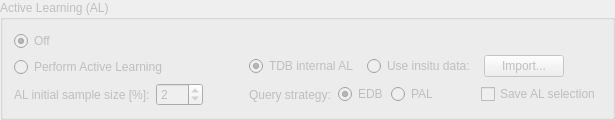
    <widget class="QGroupBox" name="AL_Box">
     <property name="enabled">
      <bool>false</bool>
     </property>
     <property name="sizePolicy">
      <sizepolicy hsizetype="Preferred" vsizetype="Preferred">
       <horstretch>0</horstretch>
       <verstretch>0</verstretch>
      </sizepolicy>
     </property>
     <property name="title">
      <string>Active Learning (AL)</string>
     </property>
     <layout class="QGridLayout" name="gridLayout_4">
      <item row="2" column="1">
       <widget class="QSpinBox" name="sbInitSamples">
        <property name="enabled">
         <bool>false</bool>
        </property>
        <property name="maximum">
         <number>100</number>
        </property>
        <property name="value">
         <number>2</number>
        </property>
       </widget>
      </item>
      <item row="2" column="0">
       <widget class="QLabel" name="lblInitSamples">
        <property name="enabled">
         <bool>false</bool>
        </property>
        <property name="text">
         <string>AL initial sample size [%]:</string>
        </property>
       </widget>
      </item>
      <item row="2" column="2">
       <widget class="QFrame" name="frameQueryStrat">
        <property name="frameShape">
         <enum>QFrame::NoFrame</enum>
        </property>
        <property name="frameShadow">
         <enum>QFrame::Plain</enum>
        </property>
        <property name="lineWidth">
         <number>0</number>
        </property>
        <layout class="QHBoxLayout" name="horizontalLayout_5">
         <property name="spacing">
          <number>3</number>
         </property>
         <property name="leftMargin">
          <number>0</number>
         </property>
         <property name="topMargin">
          <number>0</number>
         </property>
         <property name="rightMargin">
          <number>0</number>
         </property>
         <property name="bottomMargin">
          <number>0</number>
         </property>
         <item>
          <spacer name="horizontalSpacer_4">
           <property name="orientation">
            <enum>Qt::Horizontal</enum>
           </property>
           <property name="sizeHint" stdset="0">
            <size>
             <width>40</width>
             <height>20</height>
            </size>
           </property>
          </spacer>
         </item>
         <item>
          <widget class="QLabel" name="lblQueryStrat">
           <property name="text">
            <string>Query strategy: </string>
           </property>
          </widget>
         </item>
         <item>
          <widget class="QRadioButton" name="radEBD">
           <property name="enabled">
            <bool>false</bool>
           </property>
           <property name="toolTip">
            <string>Diversity sampling: Euclidean distance based diversity</string>
           </property>
           <property name="text">
            <string>EDB</string>
           </property>
           <property name="checked">
            <bool>true</bool>
           </property>
           <attribute name="buttonGroup">
            <string notr="true">rad_group_al_strats</string>
           </attribute>
          </widget>
         </item>
         <item>
          <widget class="QRadioButton" name="radPAL">
           <property name="toolTip">
            <string>Uncertainty Sampling: Pool Active Learning</string>
           </property>
           <property name="text">
            <string>PAL</string>
           </property>
           <property name="checked">
            <bool>false</bool>
           </property>
           <attribute name="buttonGroup">
            <string notr="true">rad_group_al_strats</string>
           </attribute>
          </widget>
         </item>
         <item>
          <spacer name="horizontalSpacer_2">
           <property name="orientation">
            <enum>Qt::Horizontal</enum>
           </property>
           <property name="sizeHint" stdset="0">
            <size>
             <width>40</width>
             <height>20</height>
            </size>
           </property>
          </spacer>
         </item>
         <item>
          <widget class="QCheckBox" name="chkALsave">
           <property name="text">
            <string>Save AL selection</string>
           </property>
          </widget>
         </item>
        </layout>
       </widget>
      </item>
      <item row="1" column="2">
       <widget class="QFrame" name="AL_rbFrame">
        <property name="enabled">
         <bool>false</bool>
        </property>
        <property name="sizePolicy">
         <sizepolicy hsizetype="Maximum" vsizetype="Fixed">
          <horstretch>0</horstretch>
          <verstretch>0</verstretch>
         </sizepolicy>
        </property>
        <property name="frameShape">
         <enum>QFrame::NoFrame</enum>
        </property>
        <property name="frameShadow">
         <enum>QFrame::Plain</enum>
        </property>
        <property name="lineWidth">
         <number>0</number>
        </property>
        <layout class="QGridLayout" name="gridLayout_7">
         <property name="leftMargin">
          <number>0</number>
         </property>
         <property name="topMargin">
          <number>0</number>
         </property>
         <property name="rightMargin">
          <number>0</number>
         </property>
         <property name="bottomMargin">
          <number>0</number>
         </property>
         <property name="horizontalSpacing">
          <number>9</number>
         </property>
         <property name="verticalSpacing">
          <number>0</number>
         </property>
         <item row="0" column="5">
          <widget class="QPushButton" name="pushImportInsitu">
           <property name="sizePolicy">
            <sizepolicy hsizetype="Preferred" vsizetype="Fixed">
             <horstretch>0</horstretch>
             <verstretch>0</verstretch>
            </sizepolicy>
           </property>
           <property name="focusPolicy">
            <enum>Qt::TabFocus</enum>
           </property>
           <property name="text">
            <string>Import...</string>
           </property>
          </widget>
         </item>
         <item row="0" column="2">
          <widget class="QRadioButton" name="radInsitu">
           <property name="sizePolicy">
            <sizepolicy hsizetype="Preferred" vsizetype="Preferred">
             <horstretch>0</horstretch>
             <verstretch>0</verstretch>
            </sizepolicy>
           </property>
           <property name="layoutDirection">
            <enum>Qt::LeftToRight</enum>
           </property>
           <property name="text">
            <string>Use insitu data:</string>
           </property>
          </widget>
         </item>
         <item row="0" column="1">
          <widget class="QRadioButton" name="radInternal">
           <property name="sizePolicy">
            <sizepolicy hsizetype="Preferred" vsizetype="Preferred">
             <horstretch>0</horstretch>
             <verstretch>0</verstretch>
            </sizepolicy>
           </property>
           <property name="text">
            <string>TDB internal AL</string>
           </property>
           <property name="checked">
            <bool>true</bool>
           </property>
          </widget>
         </item>
         <item row="0" column="0">
          <spacer name="horizontalSpacer_7">
           <property name="orientation">
            <enum>Qt::Horizontal</enum>
           </property>
           <property name="sizeHint" stdset="0">
            <size>
             <width>40</width>
             <height>20</height>
            </size>
           </property>
          </spacer>
         </item>
        </layout>
       </widget>
      </item>
      <item row="0" column="0" rowspan="2" colspan="2">
       <widget class="QFrame" name="AL_frame">
        <property name="sizePolicy">
         <sizepolicy hsizetype="Preferred" vsizetype="Fixed">
          <horstretch>0</horstretch>
          <verstretch>0</verstretch>
         </sizepolicy>
        </property>
        <property name="frameShape">
         <enum>QFrame::NoFrame</enum>
        </property>
        <property name="frameShadow">
         <enum>QFrame::Plain</enum>
        </property>
        <property name="lineWidth">
         <number>0</number>
        </property>
        <layout class="QVBoxLayout" name="verticalLayout">
         <property name="spacing">
          <number>6</number>
         </property>
         <property name="leftMargin">
          <number>0</number>
         </property>
         <property name="topMargin">
          <number>0</number>
         </property>
         <property name="rightMargin">
          <number>0</number>
         </property>
         <property name="bottomMargin">
          <number>0</number>
         </property>
         <item>
          <widget class="QRadioButton" name="radNoAL">
           <property name="sizePolicy">
            <sizepolicy hsizetype="Minimum" vsizetype="Preferred">
             <horstretch>0</horstretch>
             <verstretch>0</verstretch>
            </sizepolicy>
           </property>
           <property name="text">
            <string>Off</string>
           </property>
           <property name="checked">
            <bool>true</bool>
           </property>
           <attribute name="buttonGroup">
            <string notr="true">rad_group_al</string>
           </attribute>
          </widget>
         </item>
         <item>
          <widget class="QRadioButton" name="radAL">
           <property name="sizePolicy">
            <sizepolicy hsizetype="Minimum" vsizetype="Preferred">
             <horstretch>0</horstretch>
             <verstretch>0</verstretch>
            </sizepolicy>
           </property>
           <property name="text">
            <string>Perform Active Learning</string>
           </property>
           <attribute name="buttonGroup">
            <string notr="true">rad_group_al</string>
           </attribute>
          </widget>
         </item>
        </layout>
       </widget>
      </item>
     </layout>
    </widget>
